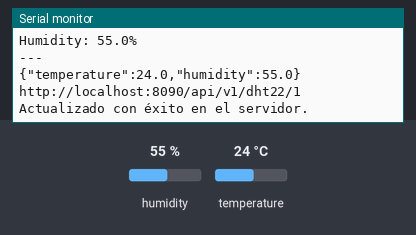
The sketch below on a simulated ESP32. On the bench: the last lines printed to the serial monitor. Inputs (shaded band) come from the test bench; at power-on: humidity 55 %, temperature 24 °C. WiFi joins after 1.5 s; servers stay silent unless stated; uploads are accepted with an empty reply.

Above: at 2.7 s.
2.8 s: humidity set to 22 %
At 6.89 s:
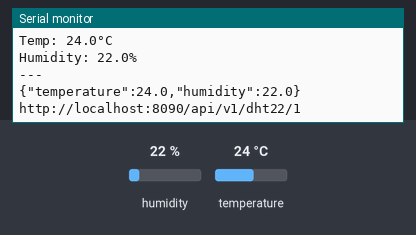
8.6 s: temperature set to 12 °C
At 12.7 s:
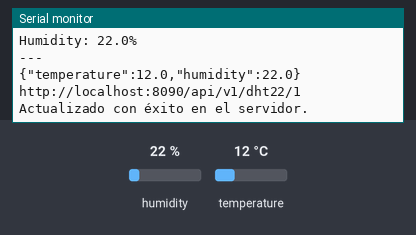
14.4 s: humidity set to 40 %
At 18.4 s:
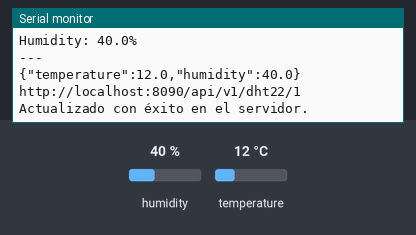
Timing chart, 0 to 19.9 s (numbered marks = the images above; inputs shaded):
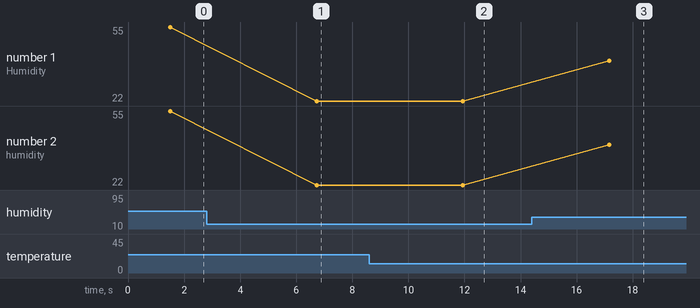

Measured:
- after the input at 2.8 s, the serial monitor: prints a new line after 3.9 s (image 1)
- after the input at 8.6 s, the serial monitor: prints a new line after 3.3 s (image 2)
- after the input at 14.4 s, the serial monitor: prints a new line after 2.8 s (image 3)
- plotted number 1: 22 → 40 after the input at 14.4 s
- plotted number 2: 22 → 40 after the input at 14.4 s

The sketch:

sketch.ino
```cpp
#include "DHTesp.h"
#include <WiFi.h>
#include <HTTPClient.h>

const int DHT_PIN = 15;

DHTesp dhtSensor;

const char* serverAddress = "http://localhost:8090/api/v1/dht22/1";
const char* authToken = "";

void setup() {
  Serial.begin(115200);
  setupWifi();
  dhtSensor.setup(DHT_PIN, DHTesp::DHT22);

}

void loop() {
  TempAndHumidity  data = dhtSensor.getTempAndHumidity();
  Serial.println("Temp: " + String(data.temperature, 1) + "°C");
  Serial.println("Humidity: " + String(data.humidity, 1) + "%");
  Serial.println("---");

  conectToDabatase(data.temperature, data.humidity);
  delay(5000);
}

void setupWifi() {
  Serial.print("Connecting to WiFi");
  WiFi.begin("Wokwi-GUEST", "", 6);
  while (WiFi.status() != WL_CONNECTED) {
    delay(100);
    Serial.print(".");
  }
  Serial.println(" Connected!");
}

void conectToDabatase(float temperature, float humidity) {
   String requestBody = String("{\"temperature\":") + String(temperature, 1)  + ",\"humidity\":" + String(humidity, 1) + "}";
    Serial.println(requestBody);
    Serial.println(serverAddress);
    int httpResponseCode = sendPUTRequest(serverAddress, requestBody.c_str(), authToken);

    if (httpResponseCode == 200) {
      Serial.println("Actualizado con éxito en el servidor.");
    } else {
      Serial.print("Error en la solicitud. Código de respuesta HTTP: ");
      Serial.println(httpResponseCode);
    }
}

int sendPUTRequest(const char* serverAddress, const char* requestBody, const char* authToken) {
  HTTPClient http;
  http.begin(serverAddress);
  http.addHeader("Content-Type", "application/json");
  http.addHeader("Authorization", authToken);

  int httpResponseCode = http.PUT(requestBody);

  if (httpResponseCode == -1) {
    Serial.print("Error: ");
    Serial.println(http.errorToString(httpResponseCode).c_str());
  }

  http.end();
  return httpResponseCode;
}
```
